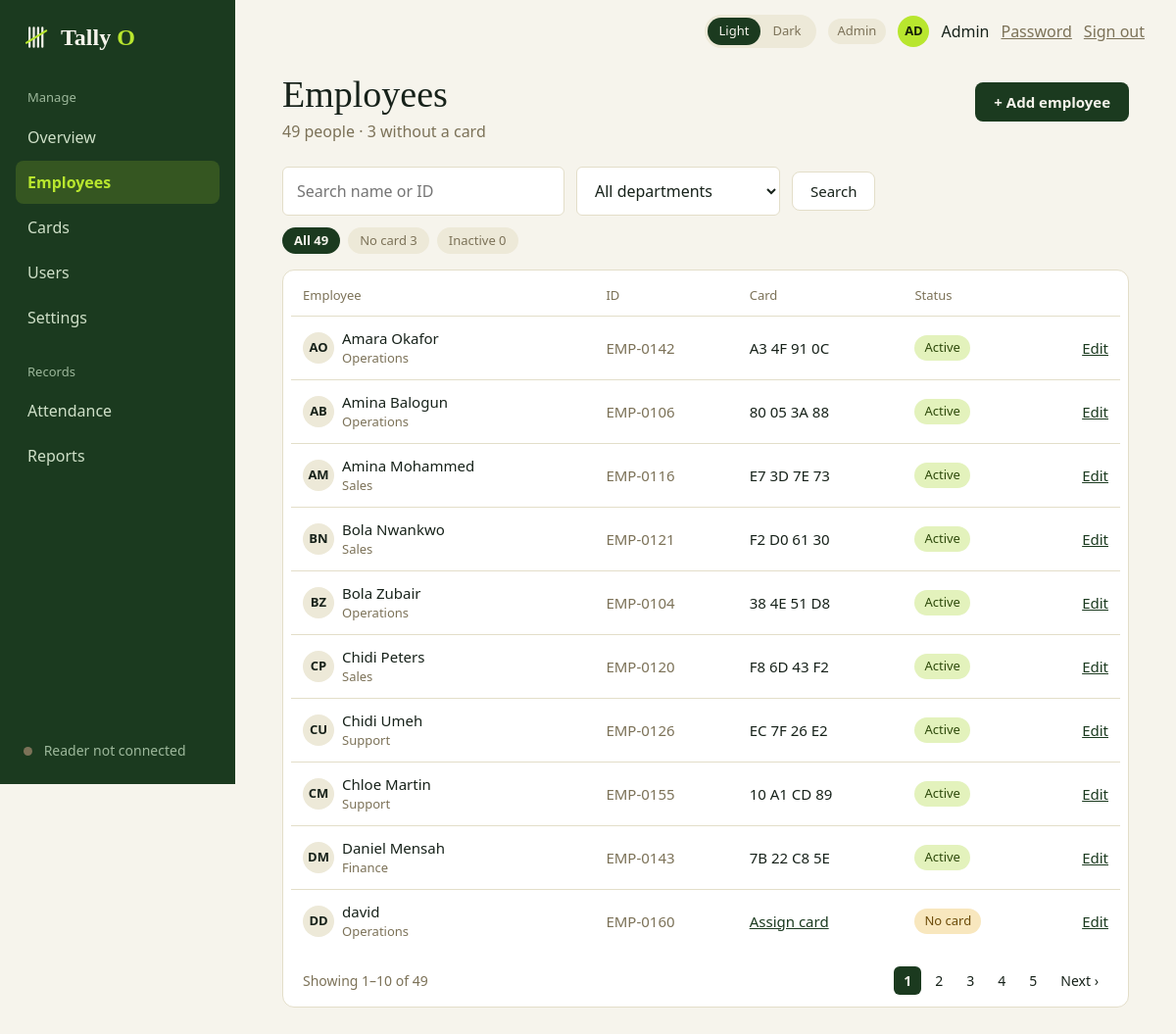
The page /admin/employees (signed in) on the database its author committed.
### tables this page shows
CREATE TABLE employees (
    id            INTEGER PRIMARY KEY,
    employee_code TEXT    NOT NULL UNIQUE,              -- e.g. EMP-0142
    full_name     TEXT    NOT NULL,
    department    TEXT    NOT NULL,
    email         TEXT,
    joined_on     TEXT    NOT NULL,
    is_active     INTEGER NOT NULL DEFAULT 1 CHECK (is_active IN (0, 1))
);

### admin.py (the view)
@bp.route("/employees")
@admin_only
def employees():
    q = request.args.get("q", "").strip()[:60]
    dept = request.args.get("dept", "")[:40]
    status = request.args.get("status", "")
    if status not in ("no_card", "inactive"):
        status = ""
    page = request.args.get("page", 1, type=int)
    conn = db.get_db()
    return render_template(
        "admin_employees.html",
        result=queries.list_employees(conn, q, dept, status, page),
        counts=queries.employee_counts(conn), departments=queries.departments(conn),
        q=q, dept=dept, status=status,
        keep={"q": q or None, "dept": dept or None, "status": status or None},
        **shell_context("Employees"))

### app.py (called while the page is built)
@app.context_processor
def inject_globals():
    return {"APP_NAME": APP_NAME, "APP_TAGLINE": APP_TAGLINE,
            "csrf_token": auth.csrf_token, "safe_url": safe_url,
            "reader": reader.status()}

@app.after_request
def no_store_when_signed_in(response):
    if "user" in session and request.endpoint != "static":
        response.headers["Cache-Control"] = "no-store"
    return response

### auth.py (called while the page is built)
def csrf_token():
    if "csrf" not in session:
        session["csrf"] = secrets.token_hex(16)
    return session["csrf"]

def login_required(view):
    @wraps(view)
    def wrapped(*args, **kwargs):
        user = session.get("user")
        if not user:
            return redirect(url_for("auth.login"))
        row = get_db().execute("SELECT is_active, must_change_password FROM users WHERE id = ?",
                               (user["id"],)).fetchone()
        if row is None or not row["is_active"]:       # deactivated since they signed in
            session.clear()
            return redirect(url_for("auth.login"))
        if row["must_change_password"] and request.endpoint not in ("account.password", "auth.logout"):
            return redirect(url_for("account.password"))
        return view(*args, **kwargs)
    return wrapped

def role_required(*roles):
    def decorator(view):
        @wraps(view)
        @login_required
        def wrapped(*args, **kwargs):
            if session["user"]["role"] not in roles:
                abort(403)
            return view(*args, **kwargs)
        return wrapped
    return decorator

### db.py (called while the page is built)
def connect(path=DEFAULT_DB):
    Path(path).parent.mkdir(parents=True, exist_ok=True)
    conn = sqlite3.connect(str(path), isolation_level=None, timeout=10)  # we run transactions ourselves
    conn.row_factory = sqlite3.Row            # rows behave like dicts: row["name"]
    conn.execute("PRAGMA foreign_keys = ON")  # SQLite ignores foreign keys unless asked
    conn.execute("PRAGMA journal_mode = WAL") # readers don't block the writer
    return conn

def get_db():
    if "db" not in g:
        g.db = connect(current_app.config["DATABASE"])
    return g.db

### queries.py (called while the page is built)
def employee_counts(db):
    return dict(db.execute(f"""
        SELECT SUM(is_active = 1) AS active, SUM(is_active = 0) AS inactive,
               SUM(is_active = 1 AND {_NO_ACTIVE_CARD}) AS no_card
        FROM employees e""").fetchone())

def departments(db):
    return [r[0] for r in db.execute("SELECT DISTINCT department FROM employees ORDER BY 1")]

### templates/admin_employees.html (shortened to what this page needs)
{% extends "app_shell.html" %}
{% block content %}
  <div class="page-head">
    <div>
      <h1 class="page-title">Employees</h1>
      <p class="muted mt-1">{{ counts.active }} people · {{ counts.no_card }} without a card</p>
    </div>
    <a class="btn" href="{{ url_for('admin.employee_new') }}">+ Add employee</a>
  </div>
  <form class="toolbar mt-5" method="get" action="{{ url_for('admin.employees') }}">
    <input class="input toolbar-search" type="search" name="q" value="{{ q }}"
           placeholder="Search name or ID" aria-label="Search employees">
    <select class="input toolbar-select" name="dept" aria-label="Department">
      <option value="">All departments</option>
    </select>
    <button class="btn btn-secondary" type="submit">Search</button>
  </form>
  <div class="chips">
    <a class="chip" href="{{ url_for('admin.employees', q=q or None, dept=dept or None) }}"
       {% if not status %}aria-current="true"{% endif %}>All {{ counts.active }}</a>
    <a class="chip" href="{{ url_for('admin.employees', q=q or None, dept=dept or None, status='no_card') }}"
       {% if status == 'no_card' %}aria-current="true"{% endif %}>No card {{ counts.no_card }}</a>
    <a class="chip" href="{{ url_for('admin.employees', q=q or None, dept=dept or None, status='inactive') }}"
       {% if status == 'inactive' %}aria-current="true"{% endif %}>Inactive {{ counts.inactive }}</a>
  </div>
  <div class="card table-card mt-4">
    <table class="table">
      <thead><tr><th>Employee</th><th>ID</th><th>Card</th><th>Status</th><th></th></tr></thead>
      <tbody>
        {% for e in result.rows %}
          <tr>
            <td>
              <div class="row">
                <span class="avatar">{{ e.initials }}</span>
                <div><div>{{ e.full_name }}</div><div class="muted small">{{ e.department }}</div></div>
              </div>
            </td>
            <td class="muted">{{ e.employee_code }}</td>
            <td>
              {% if e.card_uid %}{{ e.card_uid }}
              {% elif e.is_active %}<a href="{{ safe_url('admin.employee_card', employee_id=e.id) }}">Assign card</a>
              {% else %}<span class="muted">–</span>{% endif %}
            </td>
            <td>
              {% if not e.is_active %}<span class="pill">Inactive</span>
              {% elif e.card_uid %}<span class="pill pill-ok">Active</span>
              {% else %}<span class="pill pill-late">No card</span>{% endif %}
            </td>
            <td class="right"><a href="{{ safe_url('admin.employee_edit', employee_id=e.id) }}">Edit</a></td>
          </tr>
        {% else %}
          <tr><td colspan="5" class="empty-cell">No employees match your search.</td></tr>
        {% endfor %}
      </tbody>
    </table>
    {% if result.total %}
      <div class="pager">
        <span class="muted">Showing {{ result.first }}–{{ result.last }} of {{ result.total }}</span>
        {% if result.pages > 1 %}
          <nav aria-label="Pages">
            {% for n in result.numbers %}
              {% if n is none %}<span class="page muted">…</span>
              {% elif n == result.page %}<a href="#" aria-current="page">{{ n }}</a>
              {% else %}<a href="{{ url_for('admin.employees', page=n, **keep) }}">{{ n }}</a>{% endif %}
            {% endfor %}
            {% if result.page < result.pages %}<a href="{{ url_for('admin.employees', page=result.page + 1, **keep) }}">Next ›</a>{% endif %}
          </nav>
        {% endif %}
      </div>
    {% endif %}
  </div>
{% endblock %}

### static/css/base.css (style rules this page uses)
:root { --font-sans: Calibri, Carlito, "Segoe UI", system-ui, -apple-system, sans-serif; --font-serif: Charter, "Bitstream Charter", "Sitka Text", Cambria, Georgia, serif; --space-1: 0.25rem; --space-2: 0.5rem; --space-3: 0.75rem; --space-4: 1rem; --space-5: 1.5rem; --space-6: 2rem; --space-7: 3rem; --radius-sm: 6px; --radius-md: 8px; --radius-lg: 12px; --radius-pill: 999px; --sidebar-width: 240px; }
:root, html[data-theme="light"] { color-scheme: light; --bg: #F6F4EC; --surface: #FFFFFF; --text: #17221A; --muted: #7C7258; --subtle: #5C6558; --line: #E3DEC9; --soft: #EDE9D8; --primary: #1B3A1F; --on-primary: #F6F4EC; --accent: #B8E62E; --on-accent: #17200A; --link: #1B3A1F; --brand-accent: #7DB82A; --ring: rgba(27, 58, 31, 0.25); --ok-bg: #E3F2BC; --ok-fg: #2E4A0B; --late-bg: #F8E7BE; --late-fg: #6B4A08; --bad-bg: #F4DAD2; --bad-fg: #7A2E22; --sidebar-bg: #1B3A1F; --sidebar-text: #CFE0C8; --sidebar-muted: #9DB89B; --sidebar-active-bg: rgba(184, 230, 46, 0.16); --sidebar-active-text: #B8E62E; }
*, *::before, *::after { box-sizing: border-box; }
* { margin: 0; }
html { -webkit-text-size-adjust: 100%; }
body { font-family: var(--font-sans); font-size: 1rem; line-height: 1.5; color: var(--text); background: var(--bg); -webkit-font-smoothing: antialiased; }
button, input, select, textarea { font: inherit; color: inherit; }
a { color: var(--link); }
.page-title { font-family: var(--font-serif); font-weight: 400; font-size: 2.375rem; line-height: 1.1; }
.muted { color: var(--muted); }
.btn { display: inline-flex; align-items: center; justify-content: center; gap: var(--space-2); padding: 0.625rem 1.125rem; border: 1px solid transparent; border-radius: var(--radius-md); background: var(--primary); color: var(--on-primary); font-size: 0.9375rem; font-weight: 700; line-height: 1.2; text-decoration: none; cursor: pointer; }
.btn-secondary { background: var(--surface); color: var(--text); border-color: var(--line); font-weight: 400; }
.card { background: var(--surface); border: 1px solid var(--line); border-radius: var(--radius-lg); }
.table-card { padding: var(--space-4) var(--space-2) var(--space-2); overflow-x: auto; }
.pill { display: inline-block; padding: 0.1875rem 0.625rem; border-radius: var(--radius-pill); background: var(--soft); color: var(--muted); font-size: 0.8125rem; white-space: nowrap; }
.pill-ok { background: var(--ok-bg); color: var(--ok-fg); }
.pill-late { background: var(--late-bg); color: var(--late-fg); }
.avatar { display: inline-flex; align-items: center; justify-content: center; width: 2rem; height: 2rem; margin-right: var(--space-2); border-radius: 50%; background: var(--soft); color: var(--text); font-size: 0.8125rem; font-weight: 700; flex: none; }
.table { width: 100%; border-collapse: collapse; font-size: 0.9375rem; }
.table th { padding: 0 0.75rem 0.625rem; text-align: left; font-size: 0.8125rem; font-weight: 400; color: var(--muted); }
.table td { padding: 0.6875rem 0.75rem; border-top: 1px solid var(--line); }
.input { width: 100%; padding: 0.75rem 0.875rem; background: var(--surface); border: 1px solid var(--line); border-radius: var(--radius-sm); }
.row { display: flex; align-items: center; }
.mt-1 { margin-top: var(--space-1); }
.mt-4 { margin-top: var(--space-4); }

### rows shown on the page
employees: initials "AO", full_name "Amara Okafor", department "Operations", employee_code "EMP-0142", card_uid "A3 4F 91 0C", is_active "Active"
employees: initials "AB", full_name "Amina Balogun", department "Operations", employee_code "EMP-0106", card_uid "80 05 3A 88", is_active "Active"
employees: initials "AM", full_name "Amina Mohammed", department "Sales", employee_code "EMP-0116", card_uid "E7 3D 7E 73", is_active "Active"
employees: initials "BN", full_name "Bola Nwankwo", department "Sales", employee_code "EMP-0121", card_uid "F2 D0 61 30", is_active "Active"
employees: initials "BZ", full_name "Bola Zubair", department "Operations", employee_code "EMP-0104", card_uid "38 4E 51 D8", is_active "Active"
employees: initials "CP", full_name "Chidi Peters", department "Sales", employee_code "EMP-0120", card_uid "F8 6D 43 F2", is_active "Active"
employees: initials "CU", full_name "Chidi Umeh", department "Support", employee_code "EMP-0126", card_uid "EC 7F 26 E2", is_active "Active"
employees: initials "CM", full_name "Chloe Martin", department "Support", employee_code "EMP-0155", card_uid "10 A1 CD 89", is_active "Active"
employees: initials "DM", full_name "Daniel Mensah", department "Finance", employee_code "EMP-0143", card_uid "7B 22 C8 5E", is_active "Active"
employees: initials "DD", full_name "david", department "Operations", employee_code "EMP-0160", is_active "No card"

### other values the page prints
{{ APP_NAME[:-1] }} "Tally"
{{ APP_NAME[-1]|upper }} "O"
{{ group.label }} "Manage" "Records"
{{ link.name }} "Overview" "Employees" "Cards" "Users" "Settings" "Attendance" "Reports"
{{ reader.label }} "Reader not connected"
{{ role_label }} "Admin"
{{ user_initials }} "AD"
{{ user_name }} "Admin"
{{ counts.active }} "49"
{{ counts.no_card }} "3"
{{ counts.inactive }} "0"
{{ result.first }} "1"
{{ result.last }} "10"
{{ result.total }} "49"
{{ n }} "1"
